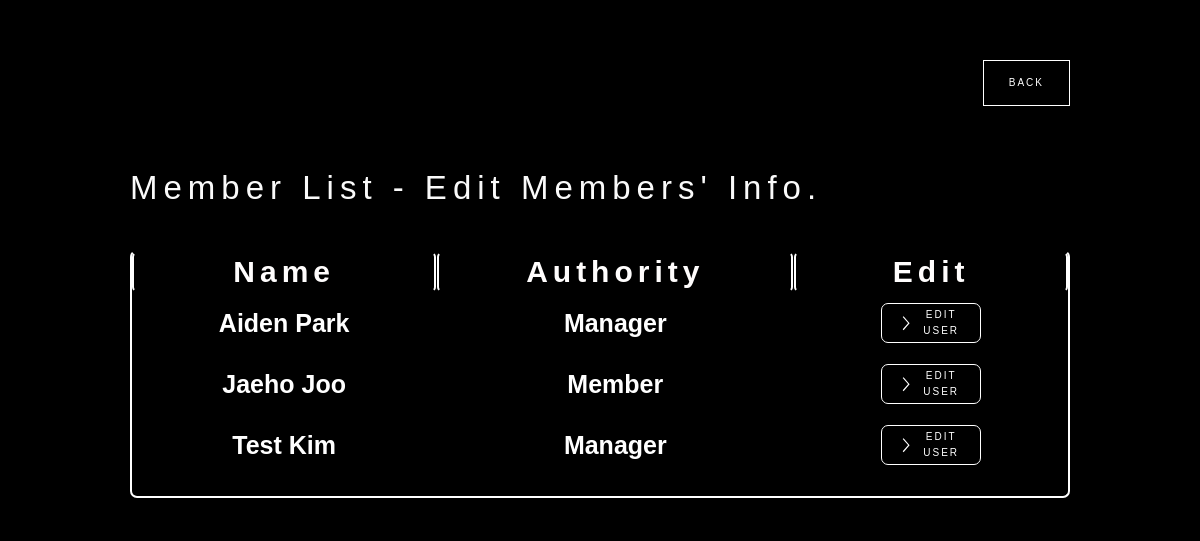
The app's page /manager/manager_edit/, older data.
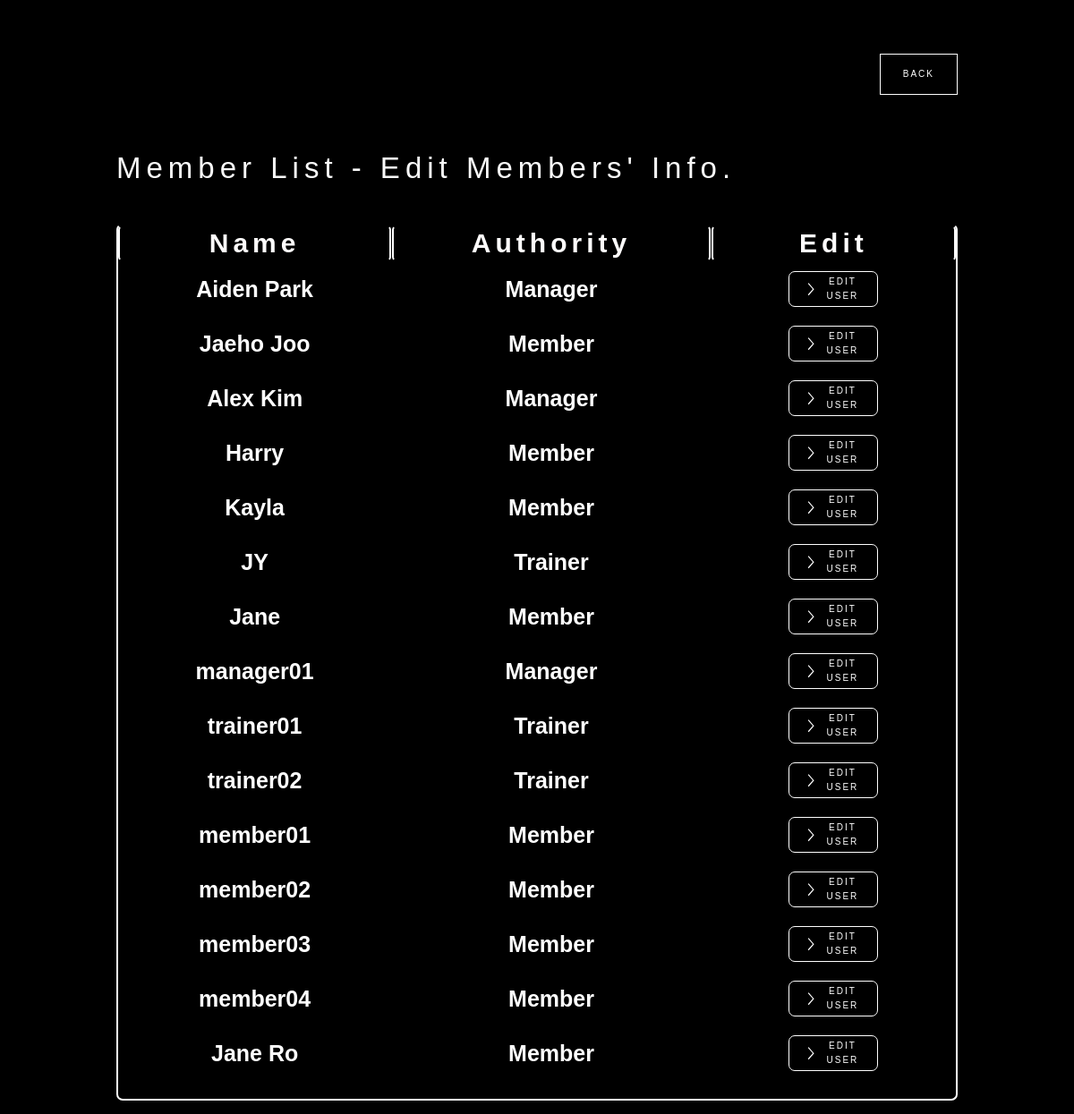
The same page, newer data.
### member/models.py (models this page shows, shortened)
class User(AbstractBaseUser):
    member_id = models.CharField(
        verbose_name='member_id',
        max_length=80,
        unique=True,
        blank=False,
    )
    authority = models.IntegerField(
        default=0,
    )
    name = models.CharField(
        max_length=30,
        default='noname',
    )
    age = models.IntegerField(
        default=20,
    )
    gender = models.CharField(
        max_length=6,
        default='Male',
        choices=(('Male', 'Male'), ('Female', 'Female'))
    )
    height = models.IntegerField(
        default=170,
    )
    is_active = models.BooleanField(default=True)
    is_admin = models.BooleanField(default=False)
    objects = UserManager()
    USERNAME_FIELD = 'member_id'
    REQUIRED_FIELDS = []

### manager/views.py (the view)
# urls.py: path('manager_edit/', manager_edit, name='manager_edit'),
@csrf_exempt
def manager_edit(request):
    if request.method == 'POST':
        if 'back' in request.POST:
            return redirect('/manager/manager_main/')
    users = User.objects.all().order_by('pk')
    authority_list = []
    for user in users:
        if user.authority==0:
            authority_list.append('Member')
        elif user.authority==1:
            authority_list.append('Trainer')
        else:
            authority_list.append('Manager')
    data_list = zip(users, authority_list)
    return render(
        request,
        'manager-edit-page.html',
        {
            'users': users,
            'authorities': authority_list,
            'data_list': data_list,
        }
    )

### manager/templates/manager-edit-page.html (shortened to what this page needs)
<!DOCTYPE html>
<html data-wf-page="653811d47729cd70dc04cc98" data-wf-site="64aabb5a9d5b566a4dfebda3">
<head>
  {% load static %}
  <link href="{% static 'css/normalize.css' %}" rel="stylesheet" type="text/css">
  <link href="{% static 'css/webflow.css' %}" rel="stylesheet" type="text/css">
  <link href="{% static 'css/crossfit-facility-webapp-webflow.css' %}" rel="stylesheet" type="text/css">
</head>
<body class="body-7">
<form method="POST"> {% csrf_token %}
  <section>
    <div data-animation="default" data-collapse="medium" data-duration="400" data-easing="ease" data-easing2="ease" role="banner" class="navbar-logo-center-container shadow-three w-nav">
      <div class="container-4">
        <div class="navbar-wrapper-three">
          <a href="#" class="navbar-brand-three w-nav-brand"></a>
          <nav role="navigation" class="nav-menu-wrapper-three w-nav-menu">
            <div class="nav-menu-three">
              <ul role="list" class="nav-menu-block w-list-unstyled">
                <li class="mobile-margin-top-10">
                  <button type="submit" name="back" class="get-start-butto w-button">Back</button>
                </li>
              </ul>
            </div>
          </nav>
        </div>
      </div>
    </div>
  </section>
  <section>
    <div class="w-layout-blockcontainer container-14 w-container">
          <h1 class="heading-record-your-workout">Member List - Edit Members' Info.</h1>
    </div>
    <div class="w-layout-blockcontainer container-14 w-container">
      <div class="w-form">
        <form id="email-form" name="email-form" data-name="Email Form" method="get" data-wf-page-id="653811d47729cd70dc04cc98" data-wf-element-id="a61fae0f-e8fa-4f4c-914c-cbac23d11d63">
          <div class="manager_user_list_div_block">
            <div class="w-layout-grid manager_user_list_wst_table">
              <h1 id="w-node-_437c0c1a-3d74-f30b-f79d-65d87b05ede0-dc04cc98" class="manager_user_list_heading">Name</h1>
              <h1 id="w-node-_437c0c1a-3d74-f30b-f79d-65d87b05ede2-dc04cc98" class="manager_user_list_heading">Authority</h1>
              <h1 id="w-node-cb15b970-5b20-3a75-d2fb-2dcde464b15c-dc04cc98" class="manager_user_list_heading">Edit</h1>
              {% for user, authority in data_list %}
              <div id="w-node-_064535a3-bada-a5ec-ad3f-2d0988352e0d-dc04cc98" class="user-list-div-block">
                <h1 class="manager_user_list_font">{{ user.name }}</h1>
              </div>
              <div id="w-node-_6cff5cb3-5b0e-0964-046b-db3bde2da607-dc04cc98" class="user-list-div-block">
                <h1 class="manager_user_list_font">{{ authority }}</h1>
              </div>
              <div id="w-node-e69aef57-3623-7549-515b-bc3a40a2510f-dc04cc98" class="user-list-div-block w-clearfix">
                <a href="/manager/manager_edit_form/{{user.pk}}/" class="edit-user-button w-button">Edit User</a>
              </div>
              {% endfor %}
            </div>
          </div>
        </form>
      </div>
    </div>
  </section>
</form>
</body>
</html>

Row changes from the older to the newer data that the page shows:
changed User: name "Test Kim" → "Alex Kim"
added User: name "Harry", authority "Member"
added User: name "Kayla", authority "Member"
added User: name "JY", authority "Trainer"
added User: name "Jane", authority "Member"
added User: name "manager01", authority "Manager"
added User: name "trainer01", authority "Trainer"
added User: name "trainer02", authority "Trainer"
added User: name "member01", authority "Member"
added User: name "member02", authority "Member"
added User: name "member03", authority "Member"
added User: name "member04", authority "Member"
added User: name "Jane Ro", authority "Member"
